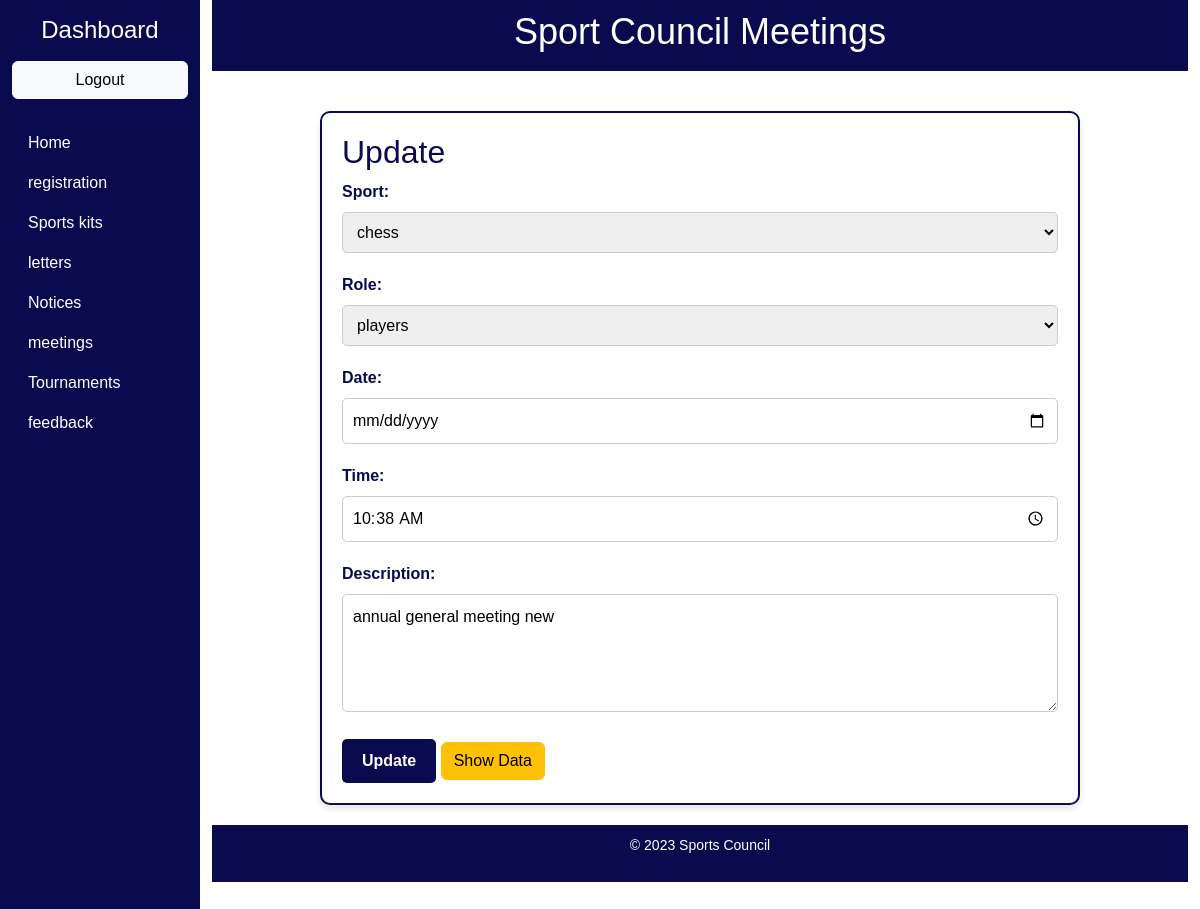
The page /edit.php?id=1 on the database its author committed.
### tables this page shows
CREATE TABLE `user` (
  `id` int(20) NOT NULL,
  `sport` varchar(255) NOT NULL,
  `role` varchar(255) NOT NULL,
  `date` date NOT NULL,
  `time` time NOT NULL,
  `description` text NOT NULL
);

### edit.php (the view, shortened to what this page needs)
<!DOCTYPE html>
<html lang="en">
<head>
    <link rel="stylesheet" href="css/bootstrap.min.css">
    <link rel="stylesheet" href="style.css">
</head>
<body>
    <div class="container-fluid">
        <div class="row">
            <nav class="col-md-2 col-12 sidebar">
                <div class="position-sticky">
                    <h4 class="my-3 text-center">Dashboard</h4>
                    <ul class="nav flex-column">
                         <button style="color:black;" class="btn btn-outline-light btn-primary btn-light">Logout</button><br>
              <li class="nav-item">
              <a class="nav-link active" href="admin_dashboard.php">Home</a>
            </li>
            <li class="nav-item">
              <a class="nav-link active" href="admin_dashboard_registration_details.php">registration</a>
            </li>
            <li class="nav-item">
              <a class="nav-link active" href="admin_dashboard_sports_kit.php">Sports kits</a>
            </li>
            <li class="nav-item">
              <a class="nav-link active" href="admin_dashboard_letters.php">letters</a>
            </li>
            <li class="nav-item">
              <a class="nav-link active" href="admin_notice.php">Notices</a>
            </li>
             <li class="nav-item">
              <a class="nav-link active" href="admin_meeting.php">meetings</a>
            </li>
            <li class="nav-item">
              <a class="nav-link active" href="admin_dashboard_tournament.php">Tournaments</a>
            </li>
            <li class="nav-item">
              <a class="nav-link active" href="admin_dashboard_feedback.php">feedback</a>
            </li>
          </ul>
                </div>
            </nav>
            <main class="col-md-10 col-12 ms-sm-auto">
            <div class="header">
                <h1>Sport Council Meetings</h1>
            </div>
            <div class="main">
                <div class="meeting-form">
                    <h2 style="color: #0A0B4F;">Update</h2>
                    <?php
include("DbConnector.php");
$id = $_GET['id'];
$sql = "SELECT * FROM user WHERE id = '$id'";
$result = mysqli_query($con, $sql);
$row = mysqli_fetch_assoc($result);
?>
                    <form id="noticeForm" method="POST" action="">
                        <div>
                            <label for="sport">Sport:</label>
                           <select id="sport" name="sport" value="" required>
                                <option value=""><?php echo $row['sport'];?></option>
                           </select>
                        </div>
                        <div>
                            <label for="meetingfor">Role:</label>
                            <select id="role" name="role" value=" " required>
                           <option value=""><?php echo $row['role']; ?></option>
    </select>
                        </div>
                        <div>
                            <label for="date">Date:</label>
                            <input type="date" id="date" name="date" value="<?php  echo $row['date']; ?>  " required>
                        </div>
                        <div>
                            <label for="time">Time:</label>
                            <input type="time" id="time" name="time" value="<?php echo $row['time']; ?>"   required>
                        </div>
                        <div>
                            <label for="description">Description:</label>
                            <textarea id="description" name="description" rows="4"  cols="50" value="" ><?php echo $row['description']; ?></textarea>
                        </div>
                        <div>
                           <button name="update" type="submit">Update</button>
                           <a href="admin_notices.php" class="btn btn-warning btn-md">Show Data</a>
                        </div>
                    </form>
                </div>
            </div>
            <footer>
                <p>&copy; 2023 Sports Council</p>
            </footer>
        </div>
    </div>
</body>
</html>

### style.css (style rules this page uses)
.sidebar { background-color: #0a0b4f; color: white; height: 1115px; }
.sidebar .nav-link { color: white; }
* { margin: 0px; padding: 0px; box-sizing: border-box; }
body { background-color: white; color: white; font-family: Arial, sans-serif; margin: 0; padding: 0; }
.header { background-color: #0a0b4f; text-align: center; padding: 10px; }
.header h1 { font-size: 36px; color: white; }
.main { max-width: 800px; margin: 0 auto; padding: 20px; }
form label { display: block; margin-bottom: 8px; font-weight: bold; color: #0a0b4f; }
.meeting-form { background-color: white; border: 2px solid #0a0b4f; border-radius: 10px; padding: 20px; box-shadow: 0 4px 6px rgba(0, 0, 0, 0.1); margin-top: 20px; }
.meeting-form { background-color: #ffffff; border-radius: 10px; padding: 20px; box-shadow: 0 4px 6px rgba(0, 0, 0, 0.1); margin-top: 20px; }
.meeting-form h2 { color: #0a0b4f; }
form label { display: block; margin-bottom: 8px; font-weight: bold; }
form input[type="date"], form input[type="time"], form input[type="text"], form textarea, form select { width: 100%; padding: 10px; margin-bottom: 20px; border: 1px solid #ccc; border-radius: 5px; }
form button[type="submit"] { background-color: #0a0b4f; color: white; padding: 10px 20px; border: none; border-radius: 5px; cursor: pointer; font-weight: bold; }
footer { text-align: center; padding: 10px; background-color: #0a0b4f; color: white; font-size: 14px; }

### rows shown on the page
user: sport "chess", role "players", time "10:38:00", description "annual general meeting new"
